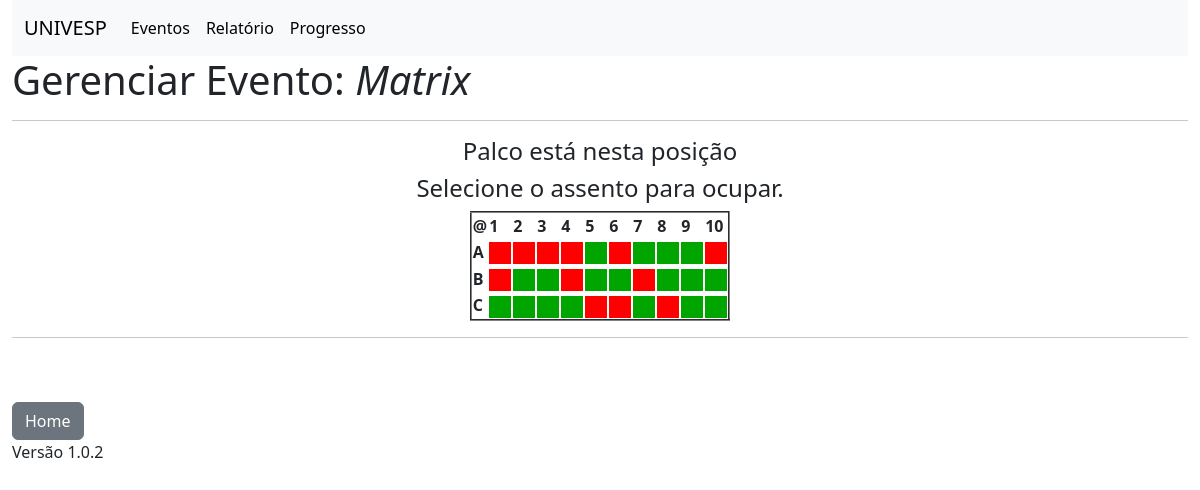
The page /evento/1 on the database its author committed.
### models.py (models this page shows, shortened)
class Evento(db.Model):
    __tablename__ = 'eventos'
    id = db.Column(db.Integer, primary_key=True)
    nome = db.Column(db.String(100))
    descricao = db.Column(db.String(256))
    data = db.Column(db.String(10))
    hora_inicio = db.Column(db.String(5))
    lotacao = db.Column(db.Integer)
    arrecadacao = db.Column(db.Float)
    assentos = db.relationship('Assento', back_populates='evento', cascade="all, delete")
    usuario_id = db.Column(db.Integer, db.ForeignKey('usuarios.id'))
    usuario = db.relationship('Usuario', back_populates='eventos')
    clientes = db.relationship('Cliente',
                               secondary=Cliente_Evento.__table__,
                               back_populates='eventos')

class Assento(db.Model):
    __tablename__='assentos'
    id = db.Column(db.Integer, primary_key=True)
    fileira = db.Column(db.String(1))
    numero = db.Column(db.Integer)
    livre = db.Column(db.Boolean)
    preco = db.Column(db.Float)
    evento_id = db.Column(db.Integer, db.ForeignKey('eventos.id'))
    evento = db.relationship('Evento', back_populates='assentos')

### routes.py (the view)
@app.route('/evento/<int:id>')
def evento(id):
    evento = Evento.query.get(id)
    assentos = Assento.query.filter_by(evento_id=evento.id).all()
    if evento:
        return render_template('evento.html',
                               evento=evento,
                               fileira=dados.FILEIRA,
                               cadeiras=dados.CADEIRAS,
                               assentos=assentos
                            )

### templates/evento.html
{% extends 'base.html' %}
{% block conteudo %}
<h1>Gerenciar Evento: <i>{{evento.nome}}</i></h1>
<hr>
<h4 align="center">Palco está nesta posição</h4>
<div align="center">
<h4>Selecione o assento para ocupar.</h4>
<table border="2">
    <tr>
        <th>@</th>
        {% for col in range(cadeiras) %}
            <th>{{col+1}}</th>
        {% endfor %}
    </tr>
    {% for linha in fileira %}
        <tr>
            <th>
                {{linha}}
            </th>
        {% for coluna in range(cadeiras) %}
            <td>
            {% for assento in assentos %}
                {% if assento.fileira == linha and assento.numero == coluna+1 %}
                    {% if assento.livre %}
                        <a href="/assento/{{linha}}/{{coluna+1}}/{{evento.id}}">
                            <img width="22" height="22" src="{{ url_for('static', filename='imagens/verde.png')}}">
                        </a>
                    {% else %}
                        <a href="/assento/{{linha}}/{{coluna+1}}/{{evento.id}}">
                            <img width="22" height="22" src="{{ url_for('static', filename='imagens/vermelho.png')}}">
                        </a>
                    {% endif %}
                {% endif %}
            {% endfor%}
            </td>
        {% endfor %}
        </tr>
    {% endfor %}
</table>
</div>
{% endblock %}

### rows shown on the page
Evento: nome "Matrix"
Assento: livre False (drawn)
Assento: livre False (drawn)
Assento: livre False (drawn)
Assento: livre False (drawn)
Assento: livre True (drawn)
Assento: livre False (drawn)
Assento: livre True (drawn)
Assento: livre True (drawn)
Assento: livre True (drawn)
Assento: livre False (drawn)
Assento: livre False (drawn)
Assento: livre True (drawn)
Assento: livre True (drawn)
Assento: livre False (drawn)
Assento: livre True (drawn)
Assento: livre True (drawn)
Assento: livre False (drawn)
Assento: livre True (drawn)
Assento: livre True (drawn)
Assento: livre True (drawn)
Assento: livre True (drawn)
Assento: livre True (drawn)
Assento: livre True (drawn)
Assento: livre True (drawn)
Assento: livre False (drawn)
Assento: livre False (drawn)
Assento: livre True (drawn)
Assento: livre False (drawn)
Assento: livre True (drawn)
Assento: livre True (drawn)

### other values the page prints
{{ col+1 }} "1" "2" "3" "4" "5" "6" "7" "8" "9" "10"
{{ linha }} "A" "B" "C"
